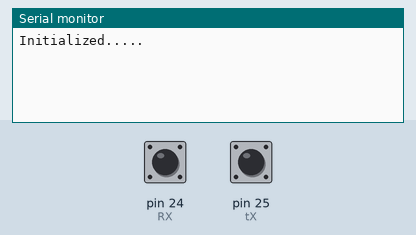
The sketch below on a simulated Arduino Mega 2560, built with avr-gcc and run on an emulated ATmega2560. Parts: the last lines printed to the serial monitor. Inputs (shaded band) come from the test bench; at power-on: pin 24 (RX) HIGH, pin 25 (tX) HIGH.

Above: at 1.2 s.
1.3 s: pin 24 (RX) pulled LOW for 0.15 s
At 2.6 s:
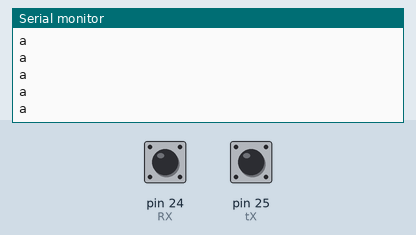
2.9 s: pin 25 (tX) pulled LOW for 0.15 s
At 4.1 s:
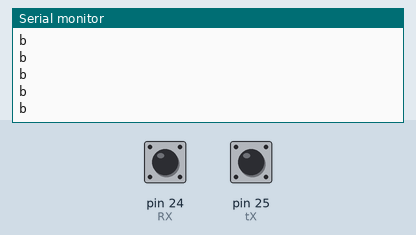

The sketch:

MEGA_GPIO.ino
```cpp
//////////////////////////////////////////////////////////////////////////////////////
//OUTPUT
/*
void setup(){
	Serial.begin(9600);

	pinMode(18, OUTPUT); //tX
	pinMode(19, OUTPUT); //RX

	digitalWrite(18 , LOW);
	digitalWrite(19, LOW);
	Serial.println("Initialized.....");
}

void loop(){
	if(Serial.available()){
		char command = Serial.read();
		if(command == 'a') {
			Serial.println("a sent");
			digitalWrite(18 , LOW);
			digitalWrite(19, HIGH);
		}
		else if(command == 'b') {
			Serial.println("b sent");
			digitalWrite(18 , HIGH);
			digitalWrite(19, LOW);
		}
	}
}
*/
//////////////////////////////////////////////////////////////////////////////////////
//INPUT
void setup(){
	Serial.begin(9600);

	pinMode(25, INPUT_PULLUP); //tX
	pinMode(24, INPUT_PULLUP); //RX

	Serial.println("Initialized.....");
}

void loop(){
		if(digitalRead(25) && !digitalRead(24)){
			Serial.println("a");
		}
		else if(!digitalRead(25) && digitalRead(24)){
			Serial.println("b");
		}
}
//////////////////////////////////////////////////////////////////////////////////////
```

Measured:
- after the input at 1.3 s, the serial monitor: prints a new line at once (image 1)
- after the input at 2.9 s, the serial monitor: prints a new line at once (image 2)
